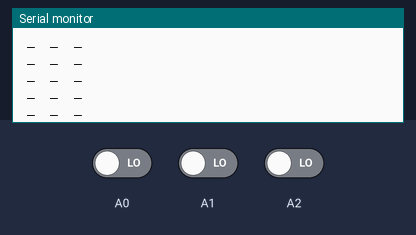
The sketch below on a simulated Arduino Uno, built with avr-gcc and run on an emulated ATmega328P. Shown: the last lines printed to the serial monitor. Inputs (shaded band) come from the test bench; at power-on: A0 LOW, A1 LOW, A2 LOW.

Above: at 1.2 s.
1.3 s: A0 driven HIGH
At 2.4 s:
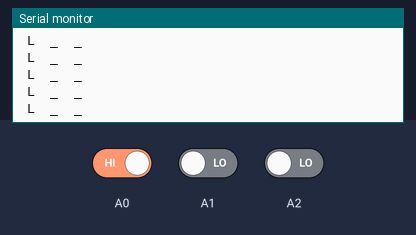
3.2 s: A1 driven HIGH
At 3.8 s:
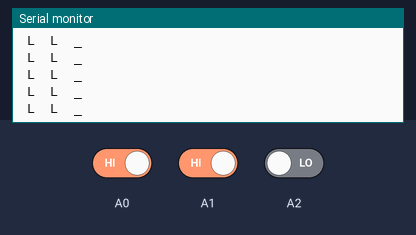
5.1 s: A2 driven HIGH
At 6.0 s:
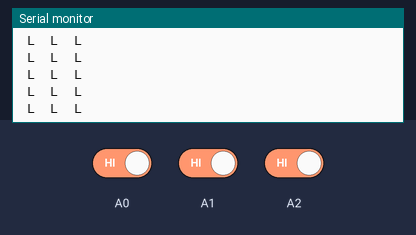
7.0 s: A0 driven LOW
At 7.8 s:
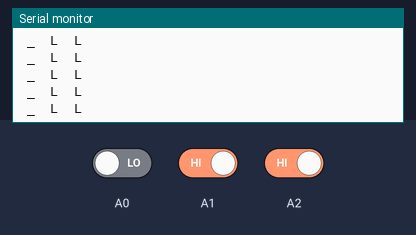
8.9 s: A1 driven LOW
At 9.6 s:
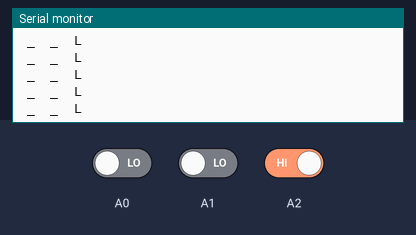
10.8 s: A0 driven HIGH
At 11.3 s:
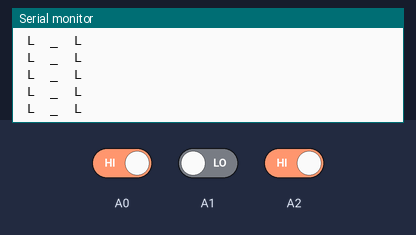

Measured:
- after the input at 1.3 s, the serial monitor: prints a new line after 0.07 s (image 1)
- after the input at 3.2 s, the serial monitor: prints a new line after 0.07 s (image 2)
- after the input at 5.1 s, the serial monitor: prints a new line after 0.07 s (image 3)
- after the input at 7.0 s, the serial monitor: prints a new line after 0.07 s (image 4)
- after the input at 8.9 s, the serial monitor: prints a new line after 0.07 s (image 5)
- after the input at 10.8 s, the serial monitor: prints a new line after 0.07 s (image 6)

The sketch:

LCBB_bot_tri_ir_line_sensor_simple.ino
```cpp
#include <Arduino.h>

//  Let's Code Blacksburg
//  IR sensor test code
//       (version .2 -tweeks )
//
//  This code reads the three IR line follower sensors
//  (Left, Middle and Right) on pins analog pins A0, A1
//   and A2,  and outputs L for black line or _ for
//   light surface (no line) on the serial monitor.

int sensorLeft=0;
int sensorMiddle=0;
int sensorRight=0;

void setup()
{
    Serial.begin(9600);  // for outputting t-shooting codes
}

void loop()
{
  // Sensor readings give you a 1 if it sees the black line
  // and a 0 if it sees white.

  sensorLeft=digitalRead(A0);    // Left uses analog A0
  sensorMiddle=digitalRead(A1);  // Middle uses analog A1
  sensorRight=digitalRead(A2);   // Right uses analog A2

  if (sensorLeft==1) {
    Serial.print(" L ");
  }
  else {
    Serial.print(" _ ");
  }

  if (sensorMiddle==1) {
    Serial.print(" L ");
  }
  else {
    Serial.print(" _ ");
  }

  if (sensorRight==1) {
    Serial.println(" L ");
  }
  else {
    Serial.println(" _ ");
  }

}
```
